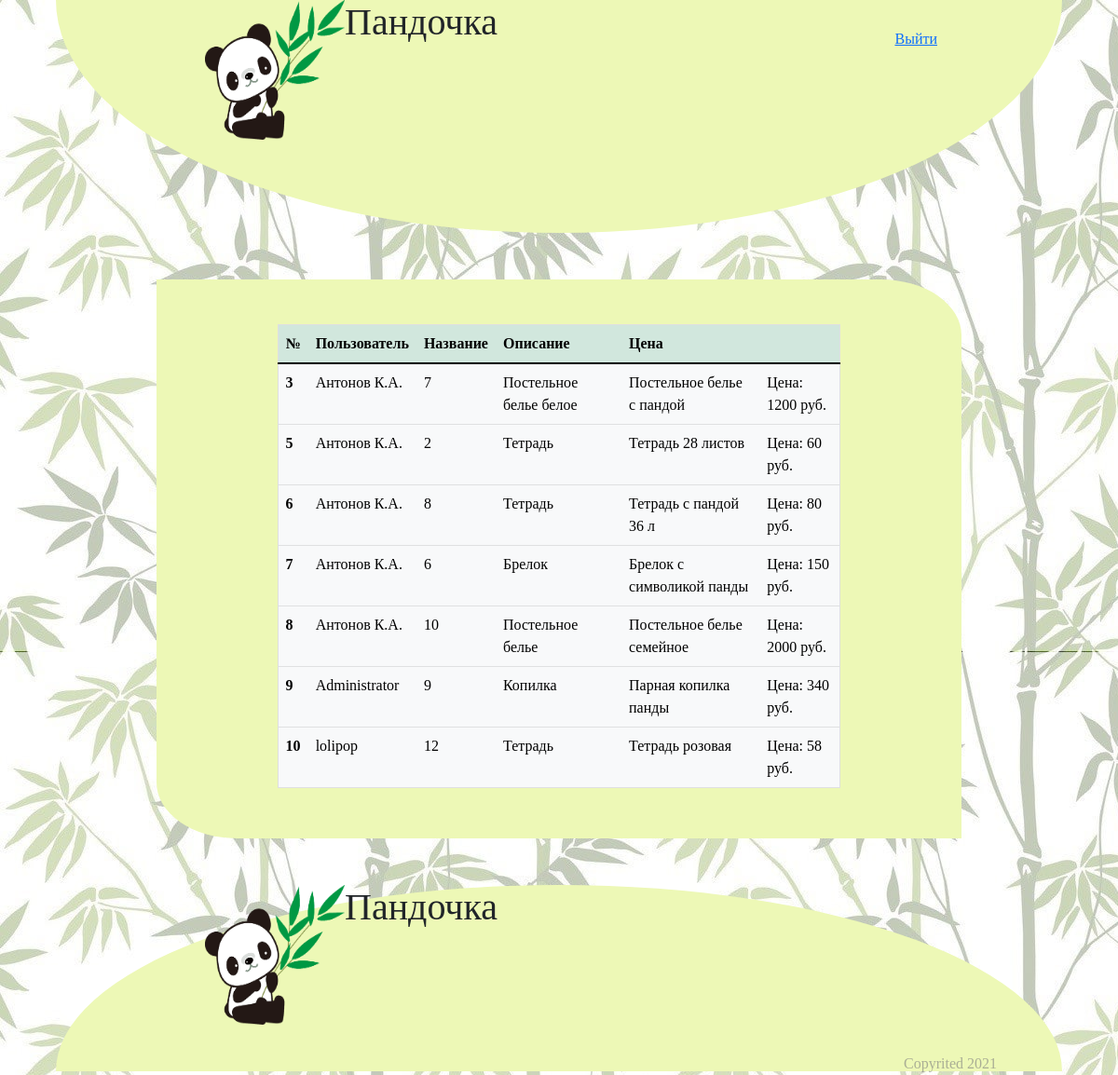
Page /sait/orders.php on the committed database.
### tables this page shows
CREATE TABLE `basket` (
  `id` int(11) NOT NULL,
  `name` varchar(255) NOT NULL,
  `product_code` int(255) NOT NULL,
  `title` varchar(255) NOT NULL,
  `description` varchar(255) NOT NULL,
  `coin` varchar(255) NOT NULL,
  `status` varchar(255) NOT NULL,
  `count` int(255) NOT NULL
);

### sait/orders.php (the view, shortened to what this page needs)
<!DOCTYPE html>
<html lang="en">
<head>
    <link rel="stylesheet" href="../style/style.css">
    <link rel="stylesheet" href="../font-awesome-4.7.0/css/font-awesome.min.css">
    <link href="https://cdn.jsdelivr.net/npm/bootstrap@5.1.3/dist/css/bootstrap.min.css" rel="stylesheet">
</head>
<body style=" background-image: url(../image/fon3.jpg); display:block; margin:0 auto;">
    <header>
        <div class="head">
            <div class="logoName">
                <img src="../image/Фон.png" alt="Логотип">
                <h1>Пандочка</h1>
            </div>
            <div style="margin:30px 80px 0 0">
           <a href="../index.php">Выйти</a>
            </div>
        </div>
    </header>
    <main>
        <br><br>
        <table class="table table-light table-hover" method="post" style="cursor:pointer; width:70%; margin:0 auto;" border="1">
            <thead class="table table-success">
                <tr>
                    <th scope="col">№</th>
                    <th scope="col">Пользователь</th>
                    <th scope="col">Название</th>
                    <th scope="col">Описание</th>
                    <th scope="col">Цена</th>
                    <th></th>
                </tr>
            </thead>
            <tbody>
                <?php
                $mysql_connect = new mysqli('localhost', 'mysql', 'mysql', 'panda');
                $arr = mysqli_query($mysql_connect, "SELECT * FROM `basket`");
                $arr = mysqli_fetch_all($arr);
                foreach ($arr as &$value) {
                ?>
                    <div>
                        <tr>
                            <th scope="row" name="id"><?= $value[0] ?></th>
                            <td name="category"><?= $value[1] ?></td>
                            <td name="image"><?= $value[2] ?></td>
                            <td name="title"><?= $value[3] ?></td>
                            <td name="description"><?= $value[4] ?></td>
                            <td name="price"><?= $value[5] ?></td>
                        </tr>
                    </div>
                <?
                }
                ?>
            </tbody>
        </table>
        <br><br>
        </main>
    <footer>
        <div class="logoName">
            <img src="../image/Фон.png" alt="Логотип">
            <h1>Пандочка</h1>
        </div>
        <p>Copyrited 2021 </p>
    </footer>
</body>
</html>

### style/style.css (style rules this page uses)
* { font-family: 'Times new Roman', cursive; padding: 0px; margin: 0px; }
body { margin: 0 auto; color:black; }
header { width: 100%; height: 250px; background-color: #edf8b6; border-radius: 0 0 50% 50% / 0 0 100% 100%; margin-bottom: 50px; }
header img { width: 160px; margin-left: 160px; }
.logoName { display: flex; flex-direction: row; width: 540px; margin-right: auto; }
h1 { margin: 50px 0 0 0; font-size: 45px; font-family: 'Marck Script', cursive; }
.head { width:100%; height:210px; display: flex; flex-direction: row; }
main { width: 80%; border-radius: 0 10% 0 10%; margin: 0 auto; background-color: #edf8b6; min-height:600px; }
.logoName img { width:150px; height:150px; }
footer { width: 100%; height: 200px; background-color: #edf8b6; border-radius: 50% 50% 0 0 / 100% 100% 0 0; margin-top: 50px; }
footer img { width: 160px; margin-left: 160px; }
footer p { text-align: right; margin: 30px 70px 0 0; color: rgba(128, 128, 128, 0.616); }
@media (max-width:1600px) { body { width:90%; } }
@media (min-width:1023px) and (max-width:1366px) { body { width:90%; } }
@media (min-width:1023px) and (max-width:1366px) { .head { width:95%; } }
html, body { height: 100%; }
body { display: flex; flex-direction: column; }
main { flex: 1 0 auto; }

### rows in the picture
basket: id "3", name "Антонов К.А.", product_code "7", title "Постельное белье белое", description "Постельное белье с пандой", coin "Цена: 1200 руб."
basket: id "5", name "Антонов К.А.", product_code "2", title "Тетрадь", description "Тетрадь 28 листов", coin "Цена: 60 руб."
basket: id "6", name "Антонов К.А.", product_code "8", title "Тетрадь", description "Тетрадь с пандой 36 л", coin "Цена: 80 руб."
basket: id "7", name "Антонов К.А.", product_code "6", title "Брелок", description "Брелок с символикой панды", coin "Цена: 150 руб."
basket: id "8", name "Антонов К.А.", product_code "10", title "Постельное белье", description "Постельное белье семейное", coin "Цена: 2000 руб."
basket: id "9", name "Administrator", product_code "9", title "Копилка", description "Парная копилка панды", coin "Цена: 340 руб."
basket: id "10", name "lolipop", product_code "12", title "Тетрадь", description "Тетрадь розовая", coin "Цена: 58 руб."
